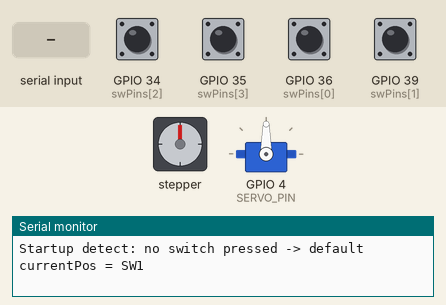
Simulated run of this sketch. Board: ESP32. Parts: stepper motor, servo, the last lines printed to the serial monitor. Wiring (inferred from the names in the program): stepper motor (200 steps per turn assumed): coils GPIO 14, GPIO 27, GPIO 26, GPIO 25. The test bench sets the inputs (shaded band); at power-on: GPIO 34 (swPins[2]), GPIO 35 (swPins[3]), GPIO 36 (swPins[0]), GPIO 39 (swPins[1]) HIGH.

Above: at 1.5 s.
1.6 s: "1,90\n" received over Serial
At 2.12 s:
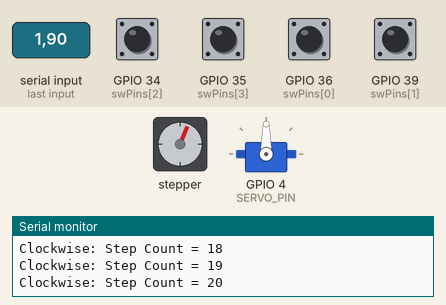
4.6 s: GPIO 36 (swPins[0]) pulled LOW for 0.15 s
At 5.0 s:
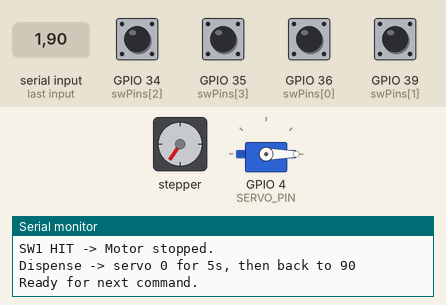
6.2 s: "1,90\n" received over the second serial link
At 8.47 s:
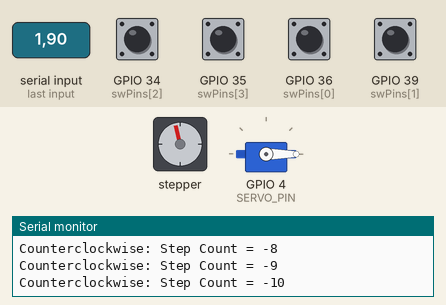
9.2 s: "1,90,45\n" received over Serial
12.2 s: GPIO 36 (swPins[0]) pulled LOW for 1 s
At 13.2 s:
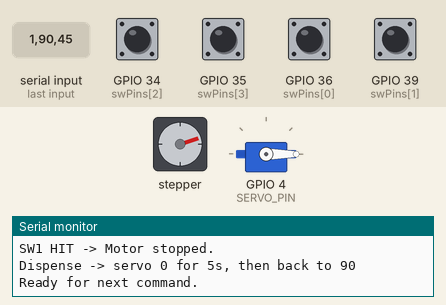
14.7 s: "1,90,45\n" received over the second serial link
At 15.79 s:
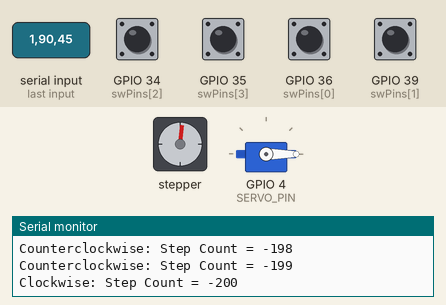
Timing chart, 0 to 21.3 s (numbered marks = the images above; inputs shaded):
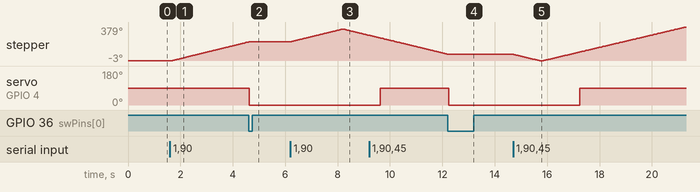

The sketch:

VROOMMOtor.ino
```cpp
// =============================================================
// MOTOR ESP32: ESP32 + L298N (HW-095) Stepper + 4 microswitches + Servo
//
// Now supports commands from:
//   - Serial Monitor (USB)  -> type 1/2/3/4 + Enter
//   - Serial2 (UART)        -> receives "1\n".."4\n" from AI ESP32
//
// Serial2 pins (default):
//   RX2 = GPIO16  (connect from AI ESP32 TX2 GPIO17)
//   TX2 = GPIO17  (not required unless you want feedback)
// IMPORTANT: Common GND between boards.
//
// Switch wiring (NO type):
//   COM -> GND
//   NO  -> GPIO
//   pressed = LOW
// NOTE: GPIO34-39 have NO internal pullups -> use external 10k pull-up to 3.3V
//
// SW1=36, SW2=39, SW3=34, SW4=35
// =============================================================

#include <ESP32Servo.h>

// ----------------- Stepper pins (L298N) -----------------
int IN1 = 14, IN2 = 27, IN3 = 26, IN4 = 25;

// ----------------- Switches -----------------
const int NUM_SW = 4;
const int swPins[NUM_SW]    = {36, 39, 34, 35};
const char* swNames[NUM_SW] = {"SW1","SW2","SW3","SW4"};

// Full-step sequence
int seq[4][4] = {
  {1, 0, 1, 0},
  {0, 1, 1, 0},
  {0, 1, 0, 1},
  {1, 0, 0, 1}
};

// ----------------- Stepper timing -----------------
int stepIndex = 0;
unsigned long lastStepMs = 0;
const unsigned long stepIntervalMs = 25; // bigger = slower

// ----------------- Switch debounce -----------------
bool rawLast[NUM_SW] = {0,0,0,0};
bool stablePressed[NUM_SW] = {0,0,0,0}; // true = pressed
unsigned long lastChangeMs[NUM_SW] = {0,0,0,0};
const unsigned long debounceMs = 30;

// ----------------- Targeting + Position -----------------
int currentPos = 0;       // 0..3
bool running = false;
int target = -1;

// direction: +1 = CW, -1 = CCW
int runDir = +1;

// ----------------- Rotation Limitation -----------------
const int MAX_STEPS = 200;
const int MIN_STEPS_CCW = -200;
int stepCounter = 0;

// ----------------- Servo (HOLD at 90) -----------------
Servo myServo;
const int SERVO_PIN = 4;
const int SERVO_MIN_US = 500;
const int SERVO_MAX_US = 2400;

const int SERVO_UPRIGHT = 90;
const int SERVO_DROP    = 0;

const unsigned long SERVO_DROP_MS = 5000;

// Non-blocking servo state
bool servoDropping = false;
unsigned long servoDropStartMs = 0;

// ----------------- UART from AI board -----------------
#define RX2_PIN 16
#define TX2_PIN 17

// =============================================================

void stepMotorApply(int i) {
  digitalWrite(IN1, seq[i][0]);
  digitalWrite(IN2, seq[i][1]);
  digitalWrite(IN3, seq[i][2]);
  digitalWrite(IN4, seq[i][3]);
}

void stopMotor() {
  digitalWrite(IN1, LOW);
  digitalWrite(IN2, LOW);
  digitalWrite(IN3, LOW);
  digitalWrite(IN4, LOW);
}

void checkRotationLimit() {
  if (stepCounter >= MAX_STEPS) {
    Serial.println("Rotation limit reached. Reversing direction...");
    runDir = -runDir;
    stepCounter = 0;
  }
}

void printStepStatus() {
  if (runDir >= 0) Serial.printf("Clockwise: Step Count = %d\n", stepCounter);
  else            Serial.printf("Counterclockwise: Step Count = %d\n", stepCounter);
}

// CW: stepIndex++ ; CCW: stepIndex--
void stepOnceDir(int dir) {
  if (dir >= 0) stepIndex = (stepIndex + 1) & 3;
  else          stepIndex = (stepIndex + 3) & 3;
  stepMotorApply(stepIndex);

  stepCounter += (dir >= 0 ? 1 : -1);

  if (stepCounter <= MIN_STEPS_CCW) {
    stepCounter = MIN_STEPS_CCW;
    runDir = +1;
  }

  checkRotationLimit();
  printStepStatus();
}

void updateSwitches() {
  unsigned long now = millis();

  for (int i=0; i<NUM_SW; i++) {
    bool raw = (digitalRead(swPins[i]) == LOW);

    if (raw != rawLast[i]) {
      rawLast[i] = raw;
      lastChangeMs[i] = now;
    }

    if (now - lastChangeMs[i] > debounceMs) {
      stablePressed[i] = raw;
    }
  }
}

void resetSwitchLogic() {
  unsigned long now = millis();
  for (int i = 0; i < NUM_SW; i++) {
    stablePressed[i] = false;
    rawLast[i] = false;
    lastChangeMs[i] = now;
  }
}

int chooseNearestDir(int cur, int tgt) {
  int cwSteps  = (tgt - cur + 4) % 4;
  int ccwSteps = (cur - tgt + 4) % 4;

  if (cwSteps < ccwSteps) return +1;
  if (ccwSteps < cwSteps) return -1;
  return runDir;
}

// ----------------- Servo state machine -----------------
void servoInitHoldUpright() {
  myServo.setPeriodHertz(50);
  myServo.attach(SERVO_PIN, SERVO_MIN_US, SERVO_MAX_US);
  myServo.write(SERVO_UPRIGHT);
  delay(300);
}

void servoTriggerDrop() {
  if (servoDropping) return;
  servoDropping = true;
  servoDropStartMs = millis();
  myServo.write(SERVO_DROP);
}

void servoUpdate() {
  if (!servoDropping) return;
  if (millis() - servoDropStartMs >= SERVO_DROP_MS) {
    servoDropping = false;
    myServo.write(SERVO_UPRIGHT);
  }
}

// ----------------- COMMAND HANDLER -----------------
void startMoveToCmd(int cmd) {
  if (cmd < 1 || cmd > 4) {
    Serial.println("Command must be 1..4");
    return;
  }

  int idx = cmd - 1;

  // If already pressed, dispense immediately
  if (stablePressed[idx]) {
    Serial.printf("%s already PRESSED -> Dispense now.\n", swNames[idx]);
    servoTriggerDrop();
    resetSwitchLogic();
    return;
  }

  target = idx;
  runDir = chooseNearestDir(currentPos, target);

  running = true;
  stopMotor();
  lastStepMs = millis();

  Serial.printf("CMD %d -> Target %s (GPIO%d)\n", cmd, swNames[target], swPins[target]);
  Serial.printf("CurrentPos=%s -> Move %s (nearest)\n",
                swNames[currentPos], (runDir >= 0 ? "CLOCKWISE" : "ANTICLOCKWISE"));
  Serial.println("Running now...");
}

// Read a line from a Stream safely (needs newline on sender)
bool readLine(Stream &S, String &out) {
  if (!S.available()) return false;
  out = S.readStringUntil('\n');
  out.trim();
  return out.length() > 0;
}

// ----------------- Main motor runner -----------------
void runMotorToTarget() {
  if (!running || target < 0) return;

  if (stablePressed[target]) {
    stopMotor();
    running = false;

    Serial.printf("%s HIT -> Motor stopped.\n", swNames[target]);
    currentPos = target;

    Serial.println("Dispense -> servo 0 for 5s, then back to 90");
    servoTriggerDrop();

    target = -1;
    resetSwitchLogic();
    Serial.println("Ready for next command.");
    return;
  }

  unsigned long now = millis();
  if (now - lastStepMs >= stepIntervalMs) {
    lastStepMs = now;
    stepOnceDir(runDir);
  }
}

// ----------------- Startup detect -----------------
void detectStartPosition() {
  for (int i = 0; i < NUM_SW; i++) {
    if (stablePressed[i]) {
      currentPos = i;
      Serial.printf("Startup detect: currentPos = %s\n", swNames[currentPos]);
      return;
    }
  }
  Serial.printf("Startup detect: no switch pressed -> default currentPos = %s\n", swNames[currentPos]);
}

void setup() {
  Serial.begin(115200);
  Serial.setTimeout(20);

  Serial2.begin(115200, SERIAL_8N1, RX2_PIN, TX2_PIN);
  Serial2.setTimeout(20);

  pinMode(IN1, OUTPUT); pinMode(IN2, OUTPUT);
  pinMode(IN3, OUTPUT); pinMode(IN4, OUTPUT);
  stopMotor();

  for (int i=0; i<NUM_SW; i++) pinMode(swPins[i], INPUT); // external pull-ups required

  servoInitHoldUpright();

  Serial.println("Ready. Commands: 1/2/3/4 from Serial OR Serial2 (AI board).");

  for (int k = 0; k < 8; k++) { updateSwitches(); delay(10); }
  detectStartPosition();
}

void loop() {
  updateSwitches();

  // Accept from Serial Monitor
  String s;
  if (readLine(Serial, s)) {
    int cmd = s.toInt();
    startMoveToCmd(cmd);
  }

  // Accept from AI board via Serial2
  if (readLine(Serial2, s)) {
    int cmd = s.toInt();
    Serial.printf("[AI->UART] got cmd=%d\n", cmd);
    startMoveToCmd(cmd);
  }

  runMotorToTarget();
  servoUpdate();
}
```

Measured:
- after the input at 1.6 s, stepper: keeps turning clockwise at about 72°/s, starting after 0.08 s
- after the input at 4.6 s, stepper: goes on until 4.6 s, then stays 213°; servo on GPIO 4 (SERVO_PIN): 90° → 0° at once
- after the input at 6.2 s, stepper: turns 143° clockwise in 2.0 s, then 70° counter-clockwise in 0.96 s
- after the input at 12.2 s, stepper: goes on until 12.2 s, then stays 72°; servo on GPIO 4 (SERVO_PIN): 90° → 0° at once
- after the input at 14.7 s, stepper: turns 75° counter-clockwise in 1.0 s, then 382° clockwise in 5.5 s
